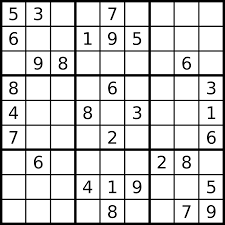
#> input picture ProgramasYRecursos/vision artificial/sudoku.png, 225 x 225 px
$ python rectaII.py
#> lines starting #> are read from the running program, lines starting #| are printed output that depends on the picture; after the words box and inside, x2 and y2 are one past the last pixel; in counts of white or black regions, pixels touching at a corner belong together
# -*- coding: utf-8 -*-
"""
Created on Tue Sep  3 01:56:09 2019

@author: L430
"""
#Otra implementación es el método probabilístico de la transformada de Hough, en este caso
# la función recibe dos parámetros extras, minLineLength que establece la longitud mínima de
#la línea y maxLineGap que indica el intervalo máximo de líneas para tratarlas como una sola.
# =============================================================================
# A diferencia del la función anterior, esta nos devuelve las coordenadas de la línea
# directamente.
# =============================================================================

import cv2
import numpy as np

img = cv2.imread('sudoku.png')
#> img is the input picture: shape (225, 225, 3); min 0, max 255, mean 213.2
gray = cv2.cvtColor(img, cv2.COLOR_BGR2GRAY)
edges = cv2.Canny(gray, 50, 150, apertureSize = 3)
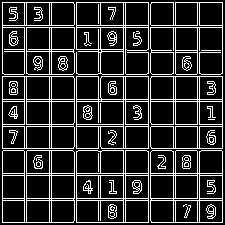
#> edges: shape (225, 225); 17.9% white in thin lines or dots

lines = cv2.HoughLinesP(edges, 1, np.pi/180, 100, minLineLength=100, maxLineGap=10)
#> lines = 36 rows, first 6: [2, 222, 222, 222], [51, 221, 51, 2], [173, 221, 173, 2], [2, 99, 222, 99], [2, 101, 222, 101], [2, 173, 222, 173]

for line in lines:
    x1, y1, x2, y2 = line[0]
    cv2.line(img, (x1,y1), (x2,y2), (0,255,0), 1, cv2.LINE_AA)
#> this loop made 36 passes
#> (x1, y1, x2, y2) on passes 1 to 12: (2, 222, 222, 222), (51, 221, 51, 2), (173, 221, 173, 2), (2, 99, 222, 99), (2, 101, 222, 101), (2, 173, 222, 173), (98, 220, 98, 2), (2, 221, 2, 2), (49, 221, 49, 2), (123, 221, 123, 2), (76, 221, 76, 2), (3, 175, 222, 175)
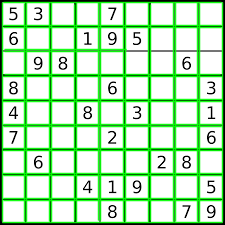
#> img: shape (225, 225, 3); mean B, G, R 182, 230.9, 182

cv2.imshow('Bordes de Iamgen', edges)
cv2.imshow('Detector de Lineas', img)
cv2.waitKey()

$ run again, with ProgramasYRecursos/vision artificial/herramientas.png copied over ProgramasYRecursos/vision artificial/sudoku.png
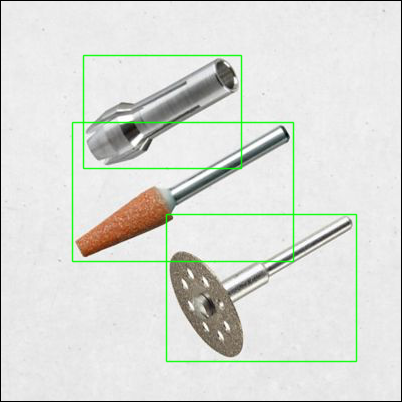
#> input picture ProgramasYRecursos/vision artificial/herramientas.png, 402 x 402 px
#> img is the input picture: shape (402, 402, 3); mean B, G, R 216.2, 221.5, 218.7
#> `edges = cv2.Canny(gray, 50, 150, apertureSize = 3)`:
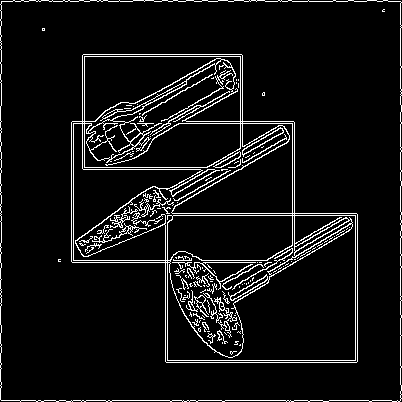
#> edges: shape (402, 402); 7% white in thin lines or dots
#> lines = 38 rows, first 6: [1, 400, 400, 400], [400, 399, 400, 1], [144, 1, 399, 1], [71, 260, 298, 260], [0, 399, 0, 243], [110, 215, 357, 215]
#> the loop `for line in lines:` made 38 passes
#> after the loop `for line in lines:`:
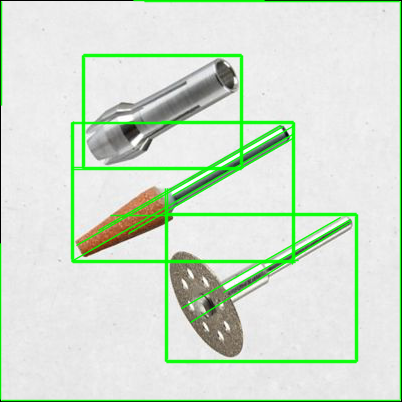
#> img: shape (402, 402, 3); 10.54% of pixels changed, all inside (x1, y1, x2, y2) = (0, 0, 402, 402)
